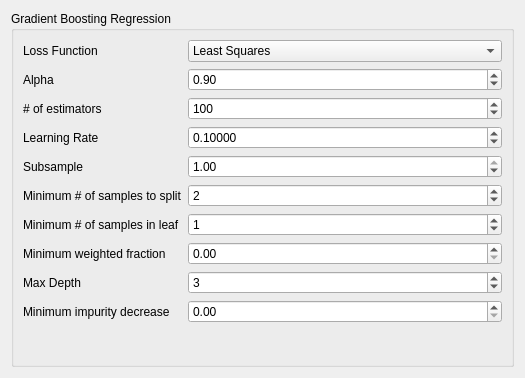
<?xml version="1.0" encoding="UTF-8"?>
<ui version="4.0">
 <class>Form</class>
 <widget class="QWidget" name="Form">
  <property name="geometry">
   <rect>
    <x>0</x>
    <y>0</y>
    <width>525</width>
    <height>378</height>
   </rect>
  </property>
  <property name="sizePolicy">
   <sizepolicy hsizetype="Ignored" vsizetype="Ignored">
    <horstretch>0</horstretch>
    <verstretch>0</verstretch>
   </sizepolicy>
  </property>
  <property name="windowTitle">
   <string>Form</string>
  </property>
  <layout class="QVBoxLayout" name="verticalLayout">
   <item>
    <widget class="QGroupBox" name="formGroupBox">
     <property name="title">
      <string>Gradient Boosting Regression</string>
     </property>
     <layout class="QFormLayout" name="formLayout">
      <property name="fieldGrowthPolicy">
       <enum>QFormLayout::AllNonFixedFieldsGrow</enum>
      </property>
      <item row="1" column="0">
       <widget class="QLabel" name="lossLabel">
        <property name="text">
         <string>Loss Function</string>
        </property>
       </widget>
      </item>
      <item row="1" column="1">
       <widget class="QComboBox" name="lossComboBox">
        <item>
         <property name="text">
          <string>Least Squares</string>
         </property>
        </item>
        <item>
         <property name="text">
          <string>Least Absolute Deviation</string>
         </property>
        </item>
        <item>
         <property name="text">
          <string>Huber</string>
         </property>
        </item>
        <item>
         <property name="text">
          <string>Quantile</string>
         </property>
        </item>
       </widget>
      </item>
      <item row="2" column="0">
       <widget class="QLabel" name="alphaLabel">
        <property name="text">
         <string>Alpha</string>
        </property>
       </widget>
      </item>
      <item row="2" column="1">
       <widget class="QDoubleSpinBox" name="alphaDoubleSpinBox">
        <property name="whatsThis">
         <string>http://scikit-learn.org/stable/modules/generated/sklearn.linear_model.BayesianRidge.html</string>
        </property>
        <property name="decimals">
         <number>2</number>
        </property>
        <property name="maximum">
         <double>1.000000000000000</double>
        </property>
        <property name="singleStep">
         <double>0.001000000000000</double>
        </property>
        <property name="value">
         <double>0.900000000000000</double>
        </property>
       </widget>
      </item>
      <item row="3" column="0">
       <widget class="QLabel" name="numEstLabel">
        <property name="text">
         <string># of estimators</string>
        </property>
       </widget>
      </item>
      <item row="3" column="1">
       <widget class="QSpinBox" name="numEstSpinBox">
        <property name="toolTip">
         <string>Maximum number of iterations. Default is 300.</string>
        </property>
        <property name="whatsThis">
         <string>http://scikit-learn.org/stable/modules/generated/sklearn.linear_model.BayesianRidge.html</string>
        </property>
        <property name="maximum">
         <number>999999999</number>
        </property>
        <property name="value">
         <number>100</number>
        </property>
       </widget>
      </item>
      <item row="4" column="0">
       <widget class="QLabel" name="learningLabel">
        <property name="text">
         <string>Learning Rate</string>
        </property>
       </widget>
      </item>
      <item row="4" column="1">
       <widget class="QDoubleSpinBox" name="learningDoubleSpinBox">
        <property name="toolTip">
         <string>Stop the algorithm if w has converged. Default is 1.e-3.</string>
        </property>
        <property name="whatsThis">
         <string>http://scikit-learn.org/stable/modules/generated/sklearn.linear_model.BayesianRidge.html</string>
        </property>
        <property name="decimals">
         <number>5</number>
        </property>
        <property name="singleStep">
         <double>0.001000000000000</double>
        </property>
        <property name="value">
         <double>0.100000000000000</double>
        </property>
       </widget>
      </item>
      <item row="6" column="0">
       <widget class="QLabel" name="subsampleLabel">
        <property name="text">
         <string>Subsample</string>
        </property>
       </widget>
      </item>
      <item row="6" column="1">
       <widget class="QDoubleSpinBox" name="subsampleDoubleSpinBox">
        <property name="whatsThis">
         <string>http://scikit-learn.org/stable/modules/generated/sklearn.linear_model.BayesianRidge.html</string>
        </property>
        <property name="decimals">
         <number>2</number>
        </property>
        <property name="maximum">
         <double>1.000000000000000</double>
        </property>
        <property name="singleStep">
         <double>0.010000000000000</double>
        </property>
        <property name="value">
         <double>1.000000000000000</double>
        </property>
       </widget>
      </item>
      <item row="7" column="0">
       <widget class="QLabel" name="min_n_splitLabel">
        <property name="text">
         <string>Minimum # of samples to split</string>
        </property>
       </widget>
      </item>
      <item row="7" column="1">
       <widget class="QSpinBox" name="min_n_splitSpinBox">
        <property name="whatsThis">
         <string>http://scikit-learn.org/stable/modules/generated/sklearn.linear_model.BayesianRidge.html</string>
        </property>
        <property name="value">
         <number>2</number>
        </property>
       </widget>
      </item>
      <item row="8" column="0">
       <widget class="QLabel" name="min_n_leafLabel">
        <property name="text">
         <string>Minimum # of samples in leaf</string>
        </property>
       </widget>
      </item>
      <item row="8" column="1">
       <widget class="QSpinBox" name="min_n_leafSpinBox">
        <property name="value">
         <number>1</number>
        </property>
       </widget>
      </item>
      <item row="9" column="0">
       <widget class="QLabel" name="min_fractionLabel">
        <property name="text">
         <string>Minimum weighted fraction</string>
        </property>
       </widget>
      </item>
      <item row="9" column="1">
       <widget class="QDoubleSpinBox" name="min_fractionDoubleSpinBox"/>
      </item>
      <item row="10" column="0">
       <widget class="QLabel" name="max_depthLabel">
        <property name="text">
         <string>Max Depth</string>
        </property>
       </widget>
      </item>
      <item row="10" column="1">
       <widget class="QSpinBox" name="max_depthSpinBox">
        <property name="minimum">
         <number>1</number>
        </property>
        <property name="value">
         <number>3</number>
        </property>
       </widget>
      </item>
      <item row="11" column="0">
       <widget class="QLabel" name="min_imp_decLabel">
        <property name="text">
         <string>Minimum impurity decrease</string>
        </property>
       </widget>
      </item>
      <item row="11" column="1">
       <widget class="QDoubleSpinBox" name="min_imp_decDoubleSpinBox"/>
      </item>
     </layout>
    </widget>
   </item>
  </layout>
 </widget>
 <resources/>
 <connections/>
</ui>
